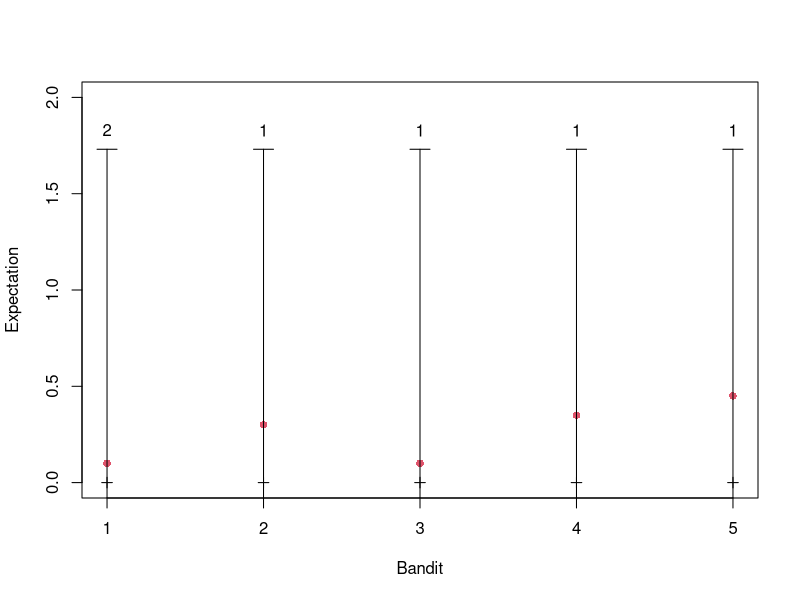
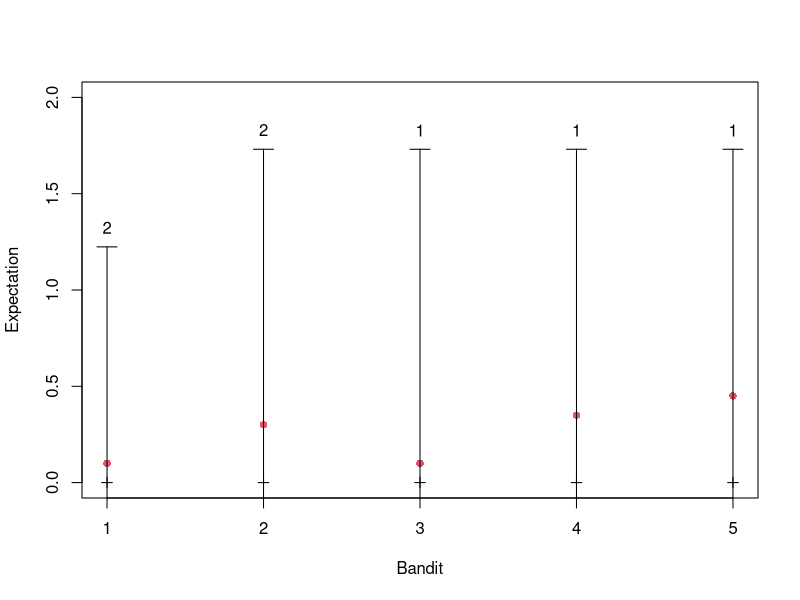
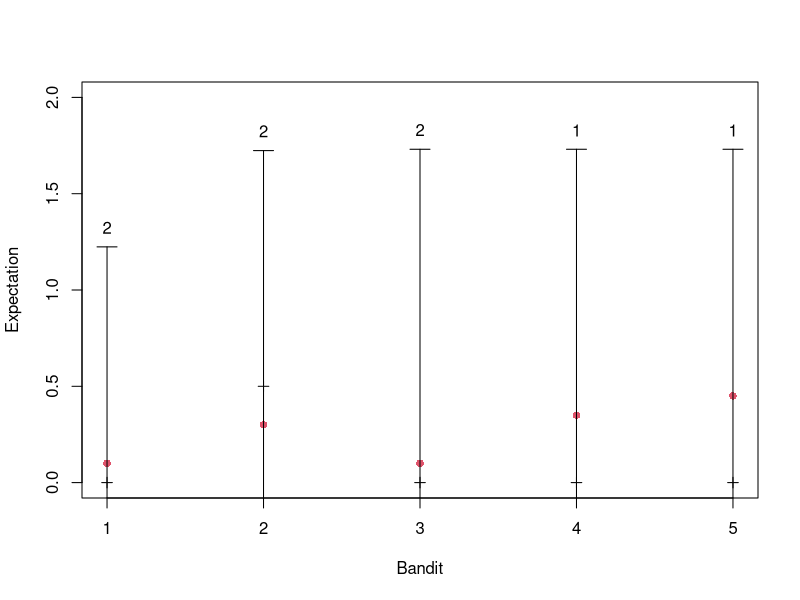
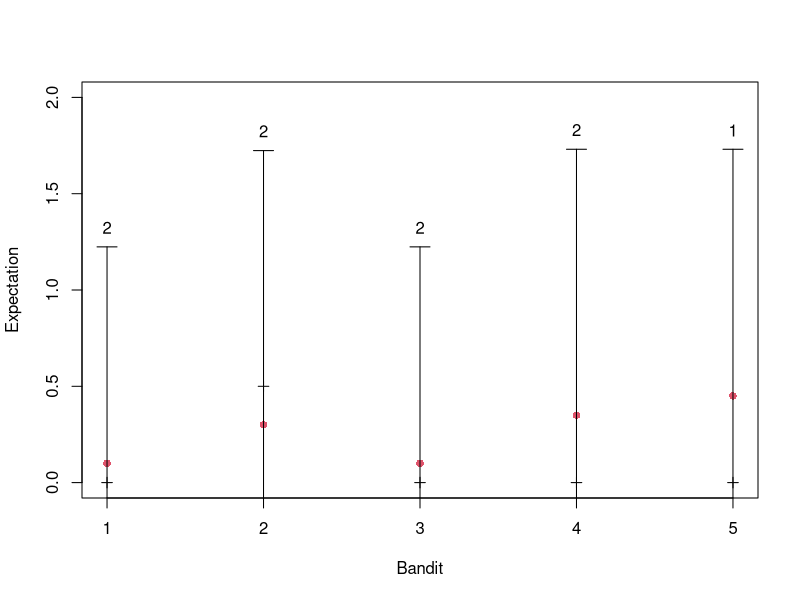
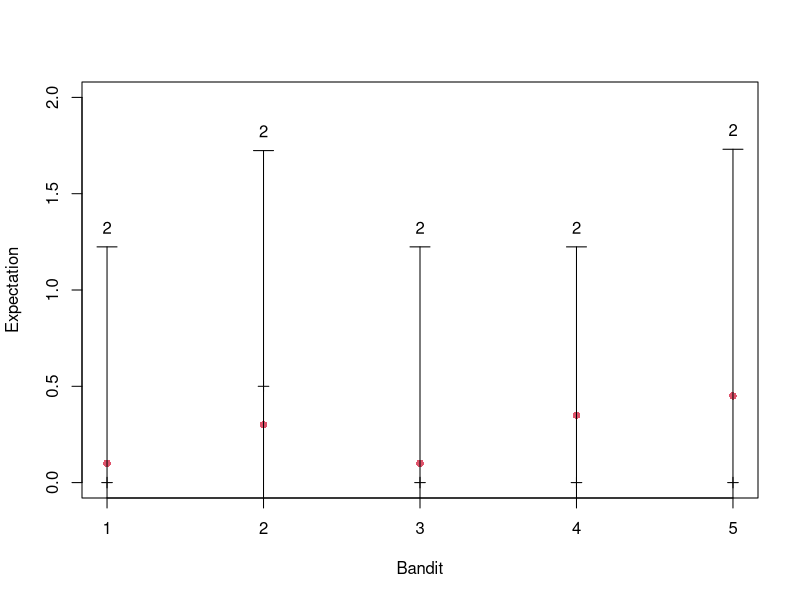
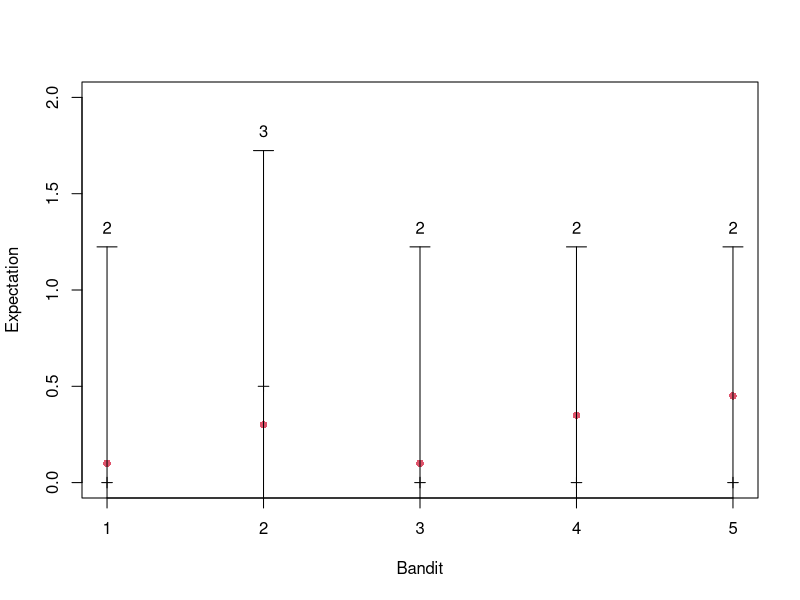
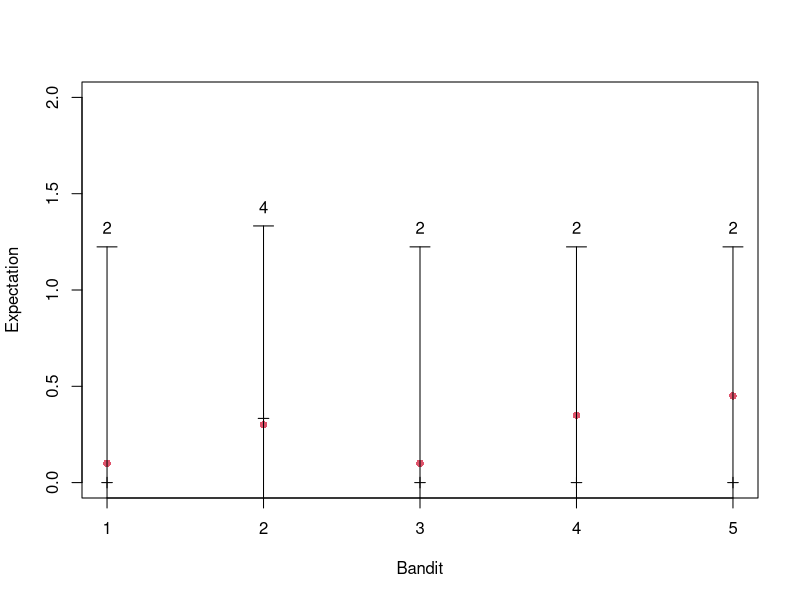
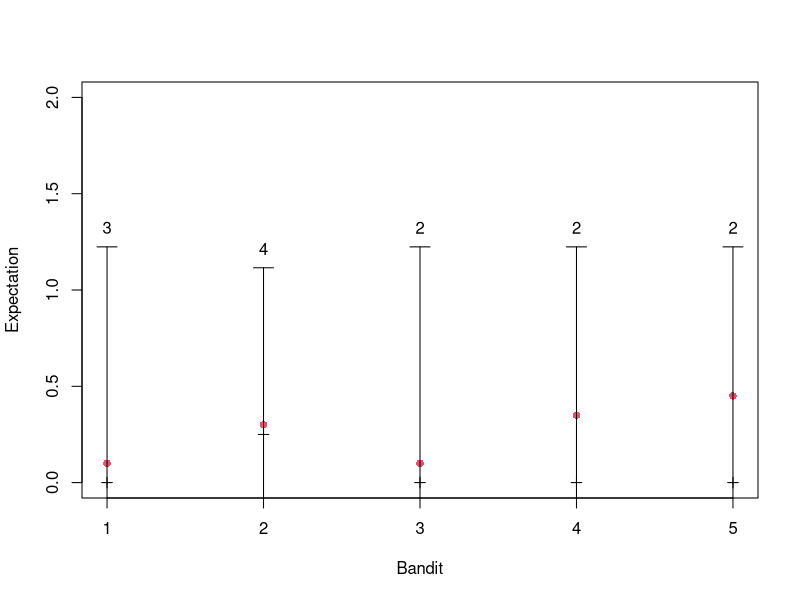

Write the R code that produced these figures, in order.


###################################################################################
############ Exemple d'algo de machine learning (Bandit) ##### 

mstar = c( 0.1, 0.3, 0.1, 0.35, 0.45  )

T = 400

nbArms = length(mstar)

pulls = rep( 0, nbArms )
wins  = rep( 0, nbArms )



#pdf( "ucb.pdf" )

for ( t in 1:T) {
  if ( t <= nbArms ) { 
    a = t 
  } else {
    mhat = wins/pulls
    bounds = sqrt( 1/2 * log(T)/ (pulls) )
    a = which.max(bounds+mhat)	
  }
  pulls[a] = pulls[a] + 1
  if (runif(1)<mstar[a]) wins[a] = wins[a] + 1 
  if ( t > nbArms ){ 
    plot( mhat , ylim=c(0,2), pch=3, xlab="Bandit",ylab="Expectation")
    points( mstar, col=2, pch=16 )
    arrows(1:nbArms, mhat+bounds, 1:nbArms, mhat-bounds , code=3, angle=90, length=0.1, col="black")
    for ( i in 1:nbArms) text( i, (mhat+bounds)[i]+0.1, pulls[i] )
  }
  
}
#dev.off()



###################################################################################


gonflable<-c(28,28,31,31,32,33,32.5,29,30.5,31,
             28.5,27.5,32,29.5,28,26,30,31,32.5,33,27.5,29,
             30,28.5,27,25,31.5,33,34.5,29)

mean(gonflable)
shapiro.test(gonflable)

#Maintenant nous pouvons calculer avec R l’intervalle de
#confiance cherché (nous rappelons que nous connaissons l'écart type sigma = sqrt(4) = 2 de la population.

mean(gonflable)-qnorm(0.975)*2/sqrt(30)

mean(gonflable)+qnorm(0.975)*2/sqrt(30)

#########################################
bille <- c(19.6,20,20.2,20.1,20 ,19.9 ,20 , 20.3,20.1,19.8)
mean(bille)
sd(bille)

mean(bille)-qt(0.975,9)*sd(bille)/sqrt(10)
mean(bille)+qt(0.975,9)*sd(bille)/sqrt(10)



###################################################################################

toxine <-c(1.2,0.8,0.6,1.1,1.2,0.9,1.5,0.9,1)
mean(toxine)
sd(toxine)
mean(toxine)-qt(0.975,8)*sd(toxine)/sqrt(9)
mean(toxine)+qt(0.975,8)*sd(toxine)/sqrt(9)

### Cas variance connue : le vrai paramètre sigma est égale à sd(toxine) (ici la variance corrigé)

mean(toxine)-(0.975)*sd(toxine)/sqrt(9)
mean(toxine)+qnorm(0.975)*sd(toxine)/sqrt(9)


################################  Jeudi     #############################################
#################### Transformation d'un liaison non linéaire en liaison linéaire 
x <- c(1:1000)
alpha =1 
beta = 2

y <- alpha * x^beta

plot(x,y)

########

x_2 = log(x)
y_2 = log(y)

plot(x_2,y_2)

########

x <- seq(1, 100, 0.1)
alpha = 10
y <- alpha * exp(beta * x)
plot(x,y)
y_3 = log(y)

plot(x,y_3)


########

